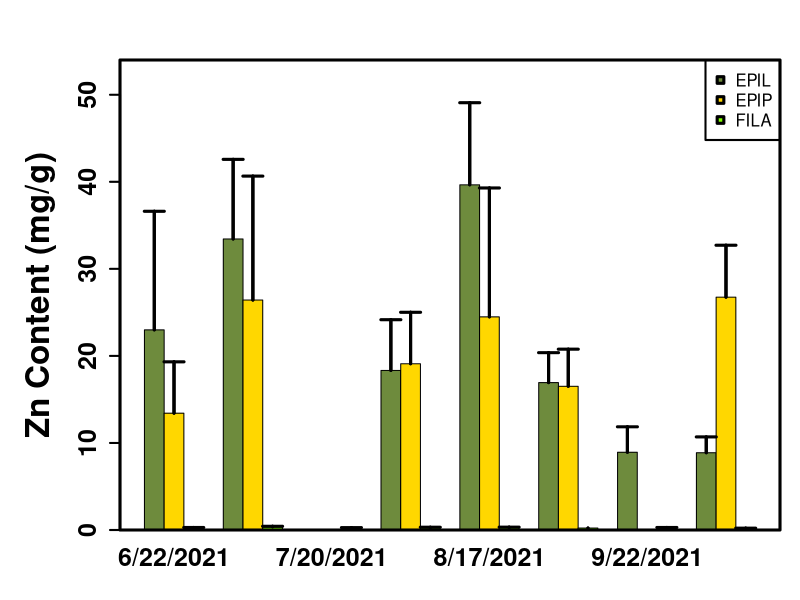

Generate this figure with R:
library(tidyverse)
library(readr)
library(plyr)
library(dplyr)

alldata <- read.csv("2_incremental/20220313_STANDING_CROP.csv")

#alldata <- read_csv("2_incremental/20220420_STANDING_CROP_Rafa_Interpolation_Dont_Use.csv")

alldata$SAMPLING_DATE<-factor(alldata$SAMPLING_DATE,levels = c("6/22/2021", "7/7/2021", "7/20/2021", "8/3/2021", "8/17/2021","9/9/2021", "9/22/2021", "10/13/2021"), ordered=TRUE)

# Variable date to factor

dfALL <- data.frame(alldata[which(alldata$SAMPLE_DESCRIPTOR == c("EPIL","EPIP","FILA")),])

dfEPIL <- alldata[which(alldata$SAMPLE_DESCRIPTOR == "EPIL"),]

dfEPIP <- alldata[which(alldata$SAMPLE_DESCRIPTOR == "EPIP"),]

dfFILA <- alldata[which(alldata$SAMPLE_DESCRIPTOR == "FILA"),]

ssite<-"WS"

se <- function(x, ...) sqrt(var(x, ...)/length(x))

Ylabel=expression(bold("Zn Content (mg/g)"))

names(alldata)

#select element: As=13, Cd=19, Cu=22, Fe=23, Pb=35, Se=40, Zn=49

n1<-49

mult=1

ALL.SUM<-data.frame(aggregate(as.numeric(dfALL[,n1]) ~ SAMPLING_DATE+SAMPLE_DESCRIPTOR, dfALL, mean))
ALL.SUM[,4]<-aggregate(as.numeric(dfALL[,n1]) ~ SAMPLING_DATE+SAMPLE_DESCRIPTOR, dfALL, se)[,3]
#ALL.SUM <- subset(ALL.SUM, SITE == ssite)
names(ALL.SUM)<-c("DATE","SAMPLE_DESCRIPTOR","MEAN.ALL","STDER.ALL")
ALL.SUM[,5]<--2
ALL.SUM[,c(3,4)]<-ALL.SUM[,c(3,4)]*mult 

ALL.SUM[is.na(ALL.SUM)] <- 0

ALL.SUM[ALL.SUM < 0] <- 0


aty <- seq(0, max(ALL.SUM$MEAN.ALL, na.rm=TRUE), length.out=5)

names(ALL.SUM)

dev.new()

par(mar=c(3.5,6,3,1))


tabbedMeans <- tapply(ALL.SUM$MEAN.ALL, list(ALL.SUM$SAMPLE_DESCRIPTOR,
                                             ALL.SUM$DATE),
                      function(x) c(x = x))
tabbedSE <- tapply(ALL.SUM$STDER.ALL, list(ALL.SUM$SAMPLE_DESCRIPTOR,
                                           ALL.SUM$DATE),
                   function(x) c(x = x))

barCenters <- barplot(MEAN.ALL ~ SAMPLE_DESCRIPTOR+DATE, data = ALL.SUM, 
                      beside = TRUE, 
                      ylim = c(0, max(ALL.SUM$MEAN.ALL+ALL.SUM$STDER.ALL, na.rm=T)*1.1),
                      xlab="",
                      ylab=Ylabel,
                      cex.lab=2,
                      cex.axis=1.5,
                      cex.names=1.5,
                      col=c(colors()[89],"gold" , "chartreuse"),
                      font=2,
                      lwd=2
)



legend(x = "topright", legend = levels(factor(ALL.SUM$SAMPLE_DESCRIPTOR)), 
       pch=c(22,22,22), 
       box.lwd=2,
       col = "black", 
       pt.bg=c(colors()[89], "gold", "chartreuse"), pt.lwd=3)

segments(barCenters, tabbedMeans, barCenters,
         tabbedMeans + tabbedSE, lwd = 3)

arrows(barCenters, tabbedMeans, barCenters,
       tabbedMeans + tabbedSE, lwd = 3, angle = 90,
       code = 2, length = 0.1)

box(lwd=3)













